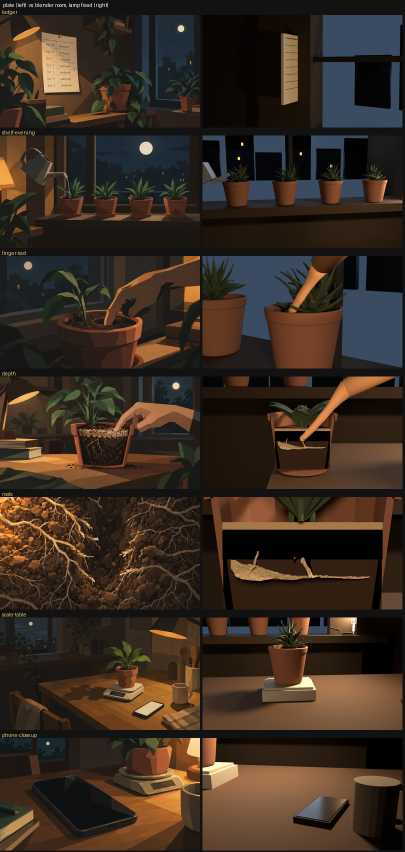
#> input picture tools/blender/plate-vs-room.png, 810 x 1703 px (shown at 1/2 size)
$ python compare_ref.py plate-vs-room.png plate-vs-room.png
#> lines starting #> are read from the running program, lines starting #| are printed output that depends on the picture; after the words box and inside, x2 and y2 are one past the last pixel; in counts of white or black regions, pixels touching at a corner belong together
#!/usr/bin/env python3
"""Score a render against the plate it is copying, on the things that were
measured off the plate in the first place. Looking at two images side by side
tells you they differ; this tells you which number to move."""
import sys, numpy as np, colorsys
from PIL import Image

def stats(path):
#> called with path = 'plate-vs-room.png'
    a = np.asarray(Image.open(path).convert('RGB').resize((836, 470)), dtype=float)/255
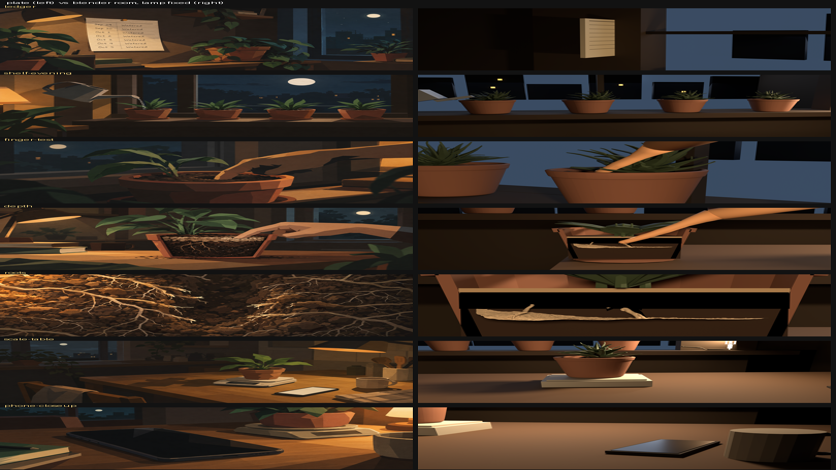
#> a: shape (470, 836, 3) float64; mean R, G, B 0.228, 0.175, 0.133
    mx, mn = a.max(2), a.min(2)
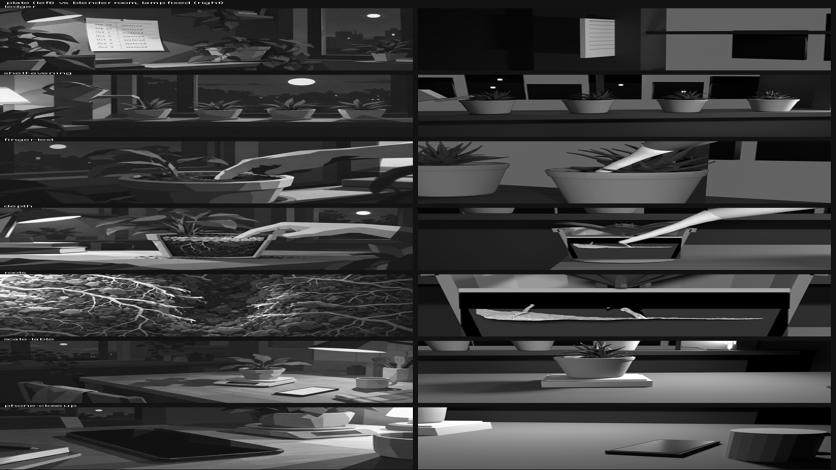
#> mx: shape (470, 836) float64; min 0, max 1, mean 0.242
    S = np.where(mx > 0, (mx-mn)/np.maximum(mx, 1e-6), 0)
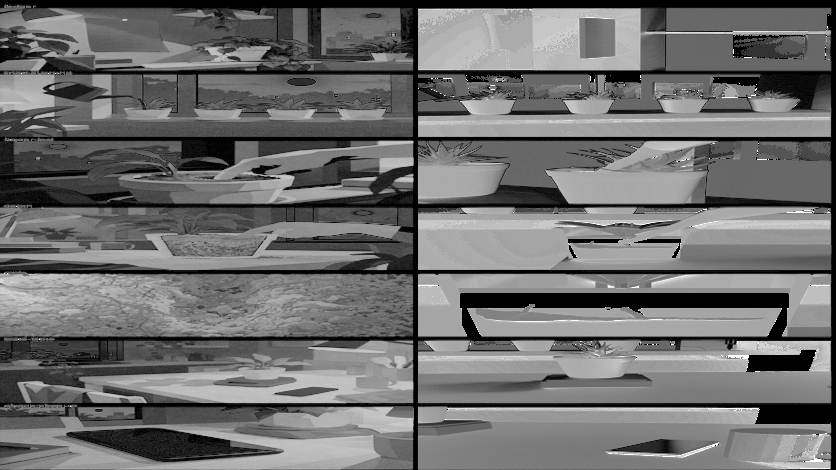
#> S: shape (470, 836) float64; min 0, max 1, mean 0.435
    r,g,b = a[...,0],a[...,1],a[...,2]
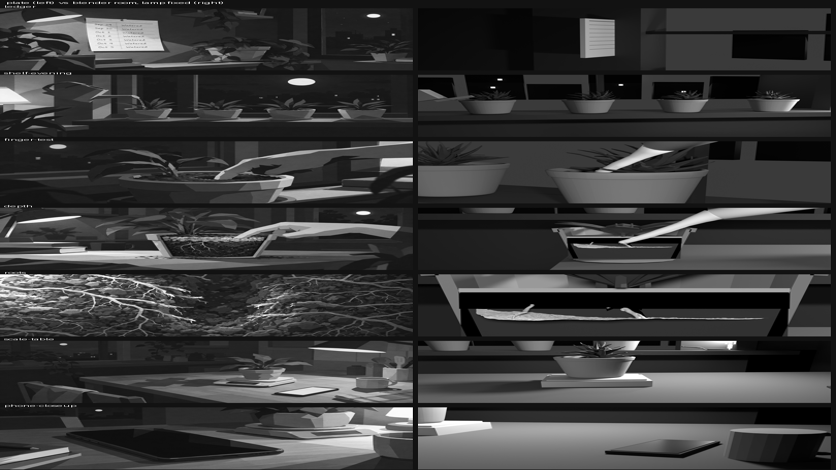
#> r: shape (470, 836) float64; min 0, max 1, mean 0.228
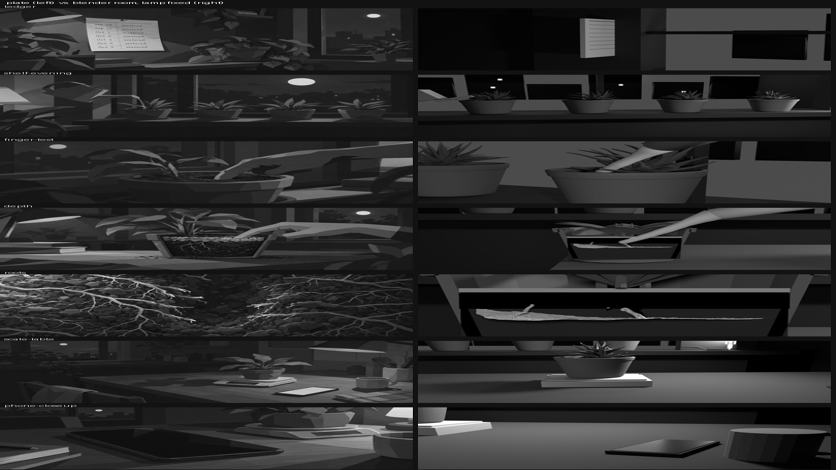
#> g: shape (470, 836) float64; min 0, max 1, mean 0.175
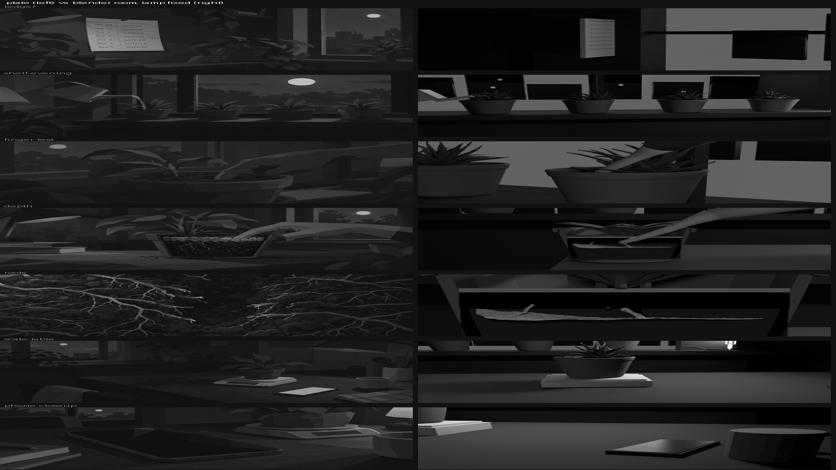
#> b: shape (470, 836) float64; min 0, max 1, mean 0.133
    gm = (g>r*1.04)&(g>b*1.04)&(mx>0.06)
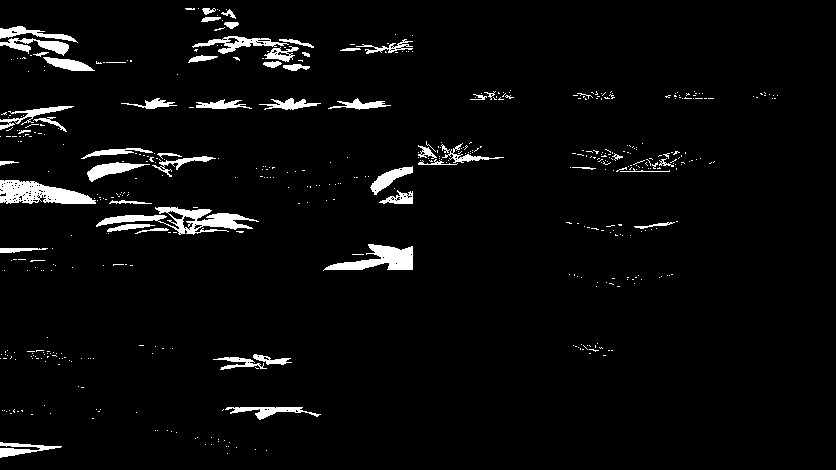
#> gm: shape (470, 836) bool; 3.8% white; 511 white regions (456 under 20 px), largest, box (x1, y1, x2, y2) and area: (96, 207, 259, 235) 1632, (0, 180, 96, 204) 1470, (323, 244, 413, 271) 1191
    return dict(dark=100*(mx<0.18).mean(), lit=100*(mx>0.60).mean(),
                p50=np.percentile(mx,50), p95=np.percentile(mx,95), p99=np.percentile(mx,99),
                sat=S.mean(), sat95=np.percentile(S,95), foliage=100*gm.mean(),
                mean=mx.mean())

ref, got = stats(sys.argv[1]), stats(sys.argv[2])
print(f'{"metric":22}{"ref":>9}{"render":>9}{"delta":>9}')
for k, fmt, tol in (('dark','%.1f%%',4), ('lit','%.1f%%',2), ('p50','%.3f',.03),
                    ('p95','%.3f',.05), ('p99','%.3f',.05), ('mean','%.3f',.03),
                    ('sat','%.3f',.05), ('sat95','%.3f',.08), ('foliage','%.1f%%',4)):
    d = got[k]-ref[k]
    flag = '' if abs(d) <= tol else ('  HIGH' if d > 0 else '  LOW')
    print(f'{k:22}{fmt%ref[k]:>9}{fmt%got[k]:>9}{fmt%d:>9}{flag}')
#> this loop made 9 passes
#| dark                      49.4%    49.4%     0.0%
#| lit                        6.0%     6.0%     0.0%
#| p50                       0.180    0.180    0.000
#| p95                       0.631    0.631    0.000
#| p99                       0.863    0.863    0.000
#| mean                      0.242    0.242    0.000
#| sat                       0.435    0.435    0.000
#| sat95                     0.739    0.739    0.000
#> (further printed lines are left out)
